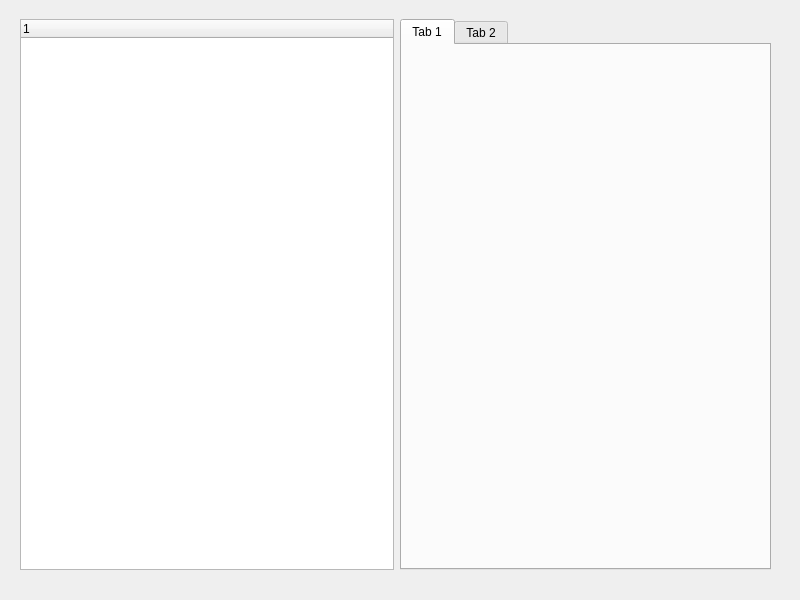
<?xml version="1.0" encoding="UTF-8"?>
<ui version="4.0">
 <class>MainWindow</class>
 <widget class="QMainWindow" name="MainWindow">
  <property name="geometry">
   <rect>
    <x>0</x>
    <y>0</y>
    <width>800</width>
    <height>600</height>
   </rect>
  </property>
  <property name="windowTitle">
   <string>MainWindow</string>
  </property>
  <widget class="QWidget" name="centralwidget">
   <widget class="QWidget" name="horizontalLayoutWidget">
    <property name="geometry">
     <rect>
      <x>20</x>
      <y>19</y>
      <width>751</width>
      <height>551</height>
     </rect>
    </property>
    <layout class="QHBoxLayout" name="horizontalLayout">
     <item>
      <widget class="QTreeWidget" name="treeWidget">
       <column>
        <property name="text">
         <string notr="true">1</string>
        </property>
       </column>
      </widget>
     </item>
     <item>
      <widget class="QTabWidget" name="tabWidget">
       <property name="maximumSize">
        <size>
         <width>371</width>
         <height>16777215</height>
        </size>
       </property>
       <property name="currentIndex">
        <number>0</number>
       </property>
       <widget class="QWidget" name="tab">
        <attribute name="title">
         <string>Tab 1</string>
        </attribute>
       </widget>
       <widget class="QWidget" name="tab_2">
        <attribute name="title">
         <string>Tab 2</string>
        </attribute>
       </widget>
      </widget>
     </item>
    </layout>
   </widget>
  </widget>
 </widget>
 <resources/>
 <connections/>
</ui>
